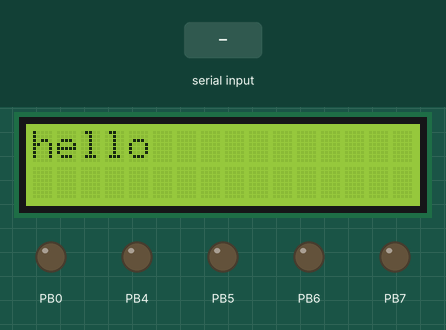
A program run on a simulated ATmega32, built with avr-gcc and emulated at 16 MHz. Shown: 16×2 character LCD, output pins drawn as LEDs (lit = HIGH). Wiring (inferred from the names in the program): character LCD (HD44780): RS PB1; R/W PB2; E PB3; data PA0, PA1, PA2, PA3, PA4, PA5, PA6, PA7. Inputs (shaded band) come from the test bench. Pins used as bus, display or sensor lines are not drawn; what the program prints to the serial monitor is not drawn. At 2.3 s the program stops and its outputs stay as they are.

Above: at 0.2 s.
2.3 s: "1\n" received over Serial
At 3.3 s:
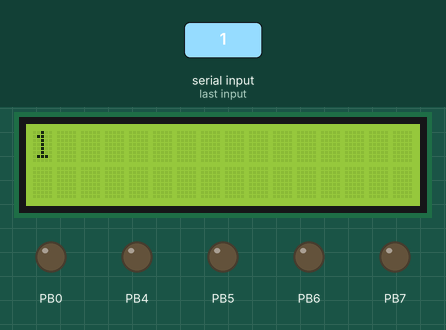
Timing chart, 0 to 3.8 s (numbered marks = the images above; inputs shaded):
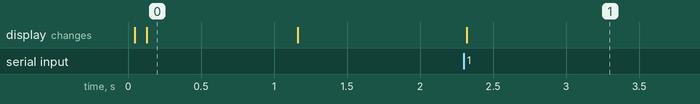

The program:

main.c
```c
/*
 * esp-01.c
 *
 * Created: 8/8/2020 9:09:31 PM
 * Author : Ahmed EL-Tawab
 */
#define F_CPU 16000000
#include <avr/io.h>
#include "bit_math_.h"
#include "UART.h"
#include "lcd_.h"
#include "lcd_config.h"
#include <util/delay.h>
int main(void)
{
	char RECEIVE[100];
    UART_INT();
	_delay_ms(1);
	lcd_int_();
	_delay_ms(1);
	lcd_command_(0x80);
	lcd_string_("hello");
	_delay_ms(1000);
	lcd_clear();
	lcd_command_(0x80);
	UART_SEND_STRING("AT");
	_delay_ms(1);
	UART_RECEIVE(RECEIVE);
	_delay_ms(1);
	lcd_string_(RECEIVE);
    while (1)
    {
    }
}
```

UART.c
```c
/*
 * UART.c
 *
 * Created: 8/8/2020 9:14:39 PM
 *  Author: Ahmed EL-Tawab
 */
#include "UART.h"
void UART_INT()
{
	UBRRL=8;
	UCSRB|=(1<<RXEN)|(1<<TXEN);
	UCSRC|=(1<<URSEL)|(1<<UCSZ0)|(1<<UCSZ1);
}
void UART_SEND_BYTE(unsigned char DATA)
{
	while(get_bit_(UCSRA,UDRE)==0);
	UDR=DATA;
}
unsigned char UART_RECEIVE_BYTE(){
	while(get_bit_(UCSRA,RXC)==0);
	return UDR;
}
void UART_SEND_STRING(char *STR)
{
	while(*STR!='\0')
	{
		UART_SEND_BYTE(*STR);
		STR++;
	}
}
void UART_RECEIVE(char *STR){
	unsigned char i=0;
	STR[i]=UART_RECEIVE_BYTE();
	while(STR[i] != '\n')
	{
		i++;
		STR[i]=UART_RECEIVE_BYTE();
	}
	i++;
	STR[i]='\0';
}
```

UART.h
```c
/*
 * UART.h
 *
 * Created: 8/8/2020 9:14:54 PM
 *  Author: Ahmed EL-Tawab
 */


#ifndef UART_H_
#define UART_H_
#include <avr/io.h>
#include "bit_math_.h"
void UART_INT();
void UART_SEND_BYTE(unsigned char DATA);
unsigned char UART_RECEIVE_BYTE();
void UART_SEND_STRING(char *STR);
void UART_RECEIVE(char *STR);
#endif /* UART_H_ */
```

lcd_config.c
```c
/*
 * lcd_config.c
 *
 * Created: 4/23/2020 3:29:47 AM
 *  Author: Ahmed
 */
#define F_CPU 16000000
#include "lcd_config.h"
#include "lcd_.h"
#include <util/delay.h>
#include <avr/io.h>
void lcd_int_(){
	DDRA=0xff;
	DDRB=0xff;
	clear_bit_(PORTB,RW);
	_delay_ms(8);
	lcd_command_(0x33);
	lcd_command_(0x32);
	lcd_command_(0x28);
	lcd_command_(0x0c);
	lcd_command_(0x06);
	lcd_command_(0x01);
}
```

lcd_config.h
```c
/*
 * lcd_config.h
 *
 * Created: 4/23/2020 3:30:12 AM
 *  Author: Ahmed
 */


#ifndef LCD_CONFIG_H_
#define LCD_CONFIG_H_
#define RS	1
#define RW	2
#define EN	3
void lcd_int_();
#endif /* LCD_CONFIG_H_ */
```

lcd_.c
```c
/*
 * lcd_.c
 *
 * Created: 4/23/2020 2:38:39 AM
 *  Author: Ahmed
 */
#define F_CPU 16000000
#include "lcd_.h"
#include <util/delay.h>
#include <avr/io.h>
void lcd_command_(char cmd){
	PORTA=(PORTA & 0x0F)|(cmd & 0xF0);
	clear_bit_(PORTB,RS);
	set_bit_(PORTB,EN);
	_delay_ms(2);
	clear_bit_(PORTB,EN);
	_delay_ms(3);
	PORTA=(PORTA & 0x0F)|(cmd << 4);
	set_bit_(PORTB,EN);
	_delay_ms(2);
	clear_bit_(PORTB,EN);
	_delay_ms(3);
}
void lcd_char_(char data){
	PORTA=(PORTA & 0x0F)|(data & 0xF0);
	set_bit_(PORTB,RS);
	set_bit_(PORTB,EN);
	_delay_ms(2);
	clear_bit_(PORTB,EN);
	_delay_ms(3);
	PORTA=(PORTA & 0x0F)|(data << 4);
	set_bit_(PORTB,EN);
	_delay_ms(2);
	clear_bit_(PORTB,EN);
	_delay_ms(3);
}
void lcd_string_(char *str){
	while( *str != '\0'){

		lcd_char_(*str);
		str++;
	}
}
void lcd_clear(){
	lcd_command_(0x01);
	_delay_ms(2);
	lcd_command_(0x80);
}
```

lcd_.h
```c
/*
 * lcd_.h
 *
 * Created: 4/23/2020 2:38:20 AM
 *  Author: Ahmed
 */


#ifndef LCD__H_
#define LCD__H_
#include "lcd_config.h"
#include "bit_math_.h"
void lcd_command_(char cmd);
void lcd_char_(char data);
void lcd_string_(char *str);
void lcd_clear();
void dec_to_ascii(unsigned int dec);
#endif /* LCD__H_ */
```

bit_math_.h
```c
/*
 * bit_math_.h
 *
 * Created: 4/22/2020 10:16:09 PM
 *  Author: Ahmed
 */


#ifndef BIT_MATH__H_
#define BIT_MATH__H_
#define set_bit_(var,bit)			var|= (1<<bit)
#define clear_bit_(var,bit)			var&=~(1<<bit)
#define toggle_bit_(var,bit)		var^=(1<<bit)
#define get_bit_(var,bit)			((var>>bit)&1)
#endif /* BIT_MATH__H_ */
```

Measured:
- after the input at 2.3 s, the display: changes at once (image 1)
- what the display in image 0 shows lasts 1.1 s, from 0.1 s to 1.2 s
